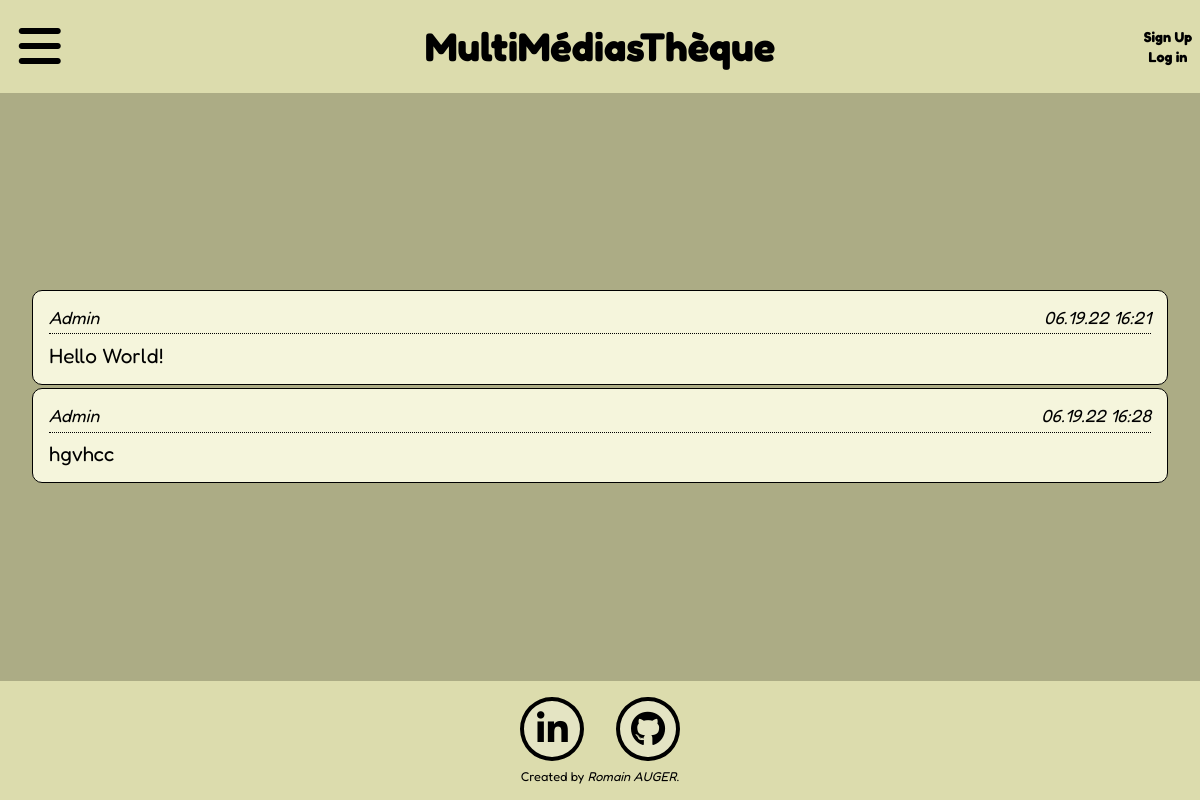
The page /?page=forums_chats&Id=17 on the database as committed earlier.
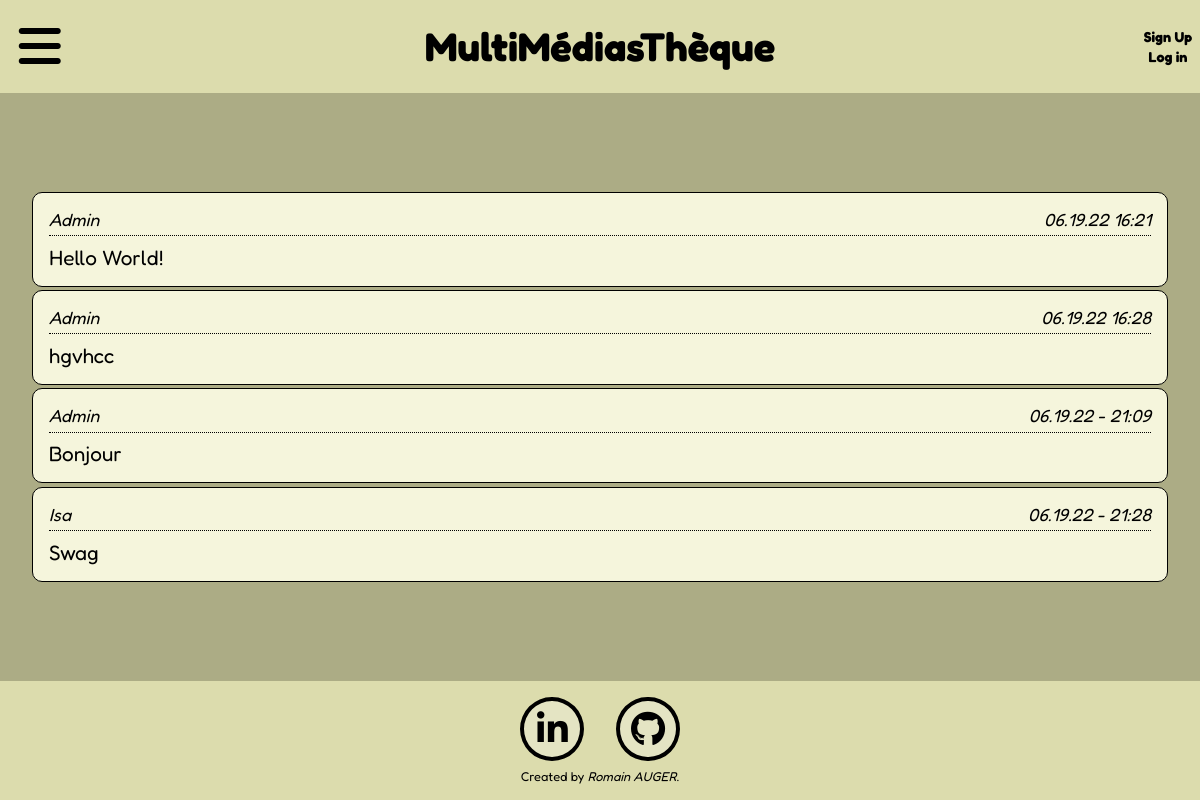
The same page on the database as committed later.
### tables this page shows
CREATE TABLE "Chats" (
	"Id"	INTEGER,
	"Content"	TEXT,
	"Date"	TEXT,
	"Pseudo"	TEXT,
	"Chatroom_id"	TEXT,
	PRIMARY KEY("Id" AUTOINCREMENT)
);

### index.php (called while the page is built, shortened)
<?php
require "Models/Chats.php";
require "Models/ChatsManager.php";
require "Views/layout.php";
?>

### Controls/forums_chats_controller.php (called while the page is built, shortened)
<?php
    $bddPDO = new PDO('sqlite:Private/DataBase/Project_Database.db');    $bddPDO->setAttribute(PDO::ATTR_ERRMODE, PDO::ERRMODE_EXCEPTION);
    $Post_manager = new ChatsManager($bddPDO);
    require "Views/forums_chats.php";
?>

### Models/ChatsManager.php (called while the page is built, shortened)
<?php
class ChatsManager{
    private $bddPDO;
    public function __construct(PDO $bddPDO){
        $this->bddPDO = $bddPDO;
    }
    public function selectChatroomsId($Chatroom_id){
        $query = $this->bddPDO->prepare("SELECT * FROM Chats WHERE Chatroom_id=:Chatroom_id ");
        $query -> bindValue(":Chatroom_id", $Chatroom_id);
        $query-> execute();
        $query->setFetchMode(PDO::FETCH_CLASS  | PDO::FETCH_PROPS_LATE, "Chats" );
        $postChatroom = $query->fetchAll();
        return $postChatroom;
    }
}
?>

### Models/Chats.php (called while the page is built, shortened)
<?php
class Chats{
    private $errors = [],
    $Id,
    $Chatroom_id,
    $Content,
    $Date,
    $Pseudo;
    public function getContent(){
        return $this->Content;
    }
    public function getDate(){
        return $this->Date;
    }
    public function getPseudo(){
        return $this->Pseudo;
    }
}
?>

### Views/forums_chats.php (the view, shortened to what this page needs)
<section class="chats">
    <?php foreach ($Post_manager->selectChatroomsId($_GET["Id"]) as $PostManager) : ?>
        <article class="chat">
            <div>
                <p><?= ($PostManager->getPseudo()) ?></p>
                <p><?= ($PostManager->getDate()) ?></p>
            </div>
            <p><?= ($PostManager->getContent()) ?></p>
        </article>
    <?php endforeach ?>
</section>

### Views/layout.php (shortened to what this page needs)
<!DOCTYPE html>
<html lang="en">
<head>
    <link rel="stylesheet" href="Assets/Style/style.css">
    <link rel="stylesheet" href="https://cdnjs.cloudflare.com/ajax/libs/font-awesome/6.1.1/css/all.min.css">
</head>
<body>
    <?php require "Views/Templates/header.php"; ?>
    <main>
        <?php require getRoute(); ?>
    </main>
    <?php require "Views/Templates/footer.php"; ?>
</body>
</html>

### Views/Templates/header.php (shortened to what this page needs)
<header>
    <section class="menu">
        <p class="hamburger"><i class="fa-solid fa-bars"></i></p>
    </section>
    <h1><a href="index.php">MultiMédiasThèque</a></h1>
    <section class="account">
        <?php if (empty($_SESSION)) { ?>
            <a href="?page=register">Sign Up</a>
            <a href="?page=login">Log in</a>
        <?php } ?>
    </section>
</header>

### Views/Templates/footer.php
<footer>
    <section>
        <a href="https://www.linkedin.com/in/romain-auger-239b5a153" target="_blank"><i class="fa-brands fa-linkedin-in linkedin"></i></a>
        <a href="https://github.com/MarkusCrowe" target="_blank"><i class="fa-brands fa-github github"></i></a>
    </section>
    <p>Created by <a href="https://www.whire.me/@AugerRomain" target="_blank">Romain AUGER</a>.</p>
</footer>

### Assets/Style/style.css (style rules this page uses)
:root { --template-background: rgb(220, 220, 173); --template-color: black; --template-border: black; --html-background: rgb(172, 172, 133); --list-color: rgb(68, 68, 68); --title-color: rgb(15, 15, 15); --home-article-color: rgb(228, 228, 195); --home-article-shadow: rgb(100, 100, 87); --article-title: white; --formulaire-title: black; --nav-background: rgb(237, 237, 203); --nav-color: rgb(70, 70, 70); --admin-list: whitesmoke; --admin-text-list: black; --chats: beige; --chats-text: black; --menu-background: beige; --menu-color: black; }
* { margin: 0; padding: 0; font-family: 'Fredoka'; }
html { width: 100%; min-height: 100vh; }
html body { width: 100%; min-height: 100vh; display: flex; flex-direction: column; justify-content: space-between; background-color: var(--html-background); }
body main { position: relative; }
header { background-color: var(--template-background); color: var(--template-color); display: flex; justify-content: center; align-items: center; position: relative; }
header h1 { padding: 1em 0; }
header h1 a { text-decoration: none; font-size: 1.8rem; font-weight: 900; color: var(--template-color); }
header .menu { position: absolute; top: center; left: 3em; }
header .account { position: absolute; top: center; right: 0.5em; display: flex; flex-direction: column; align-items: center; gap: 0.2em; }
header section a { text-decoration: none; color: var(--template-color); font-size: 0.9rem; font-weight: 700; }
header section i { font-size: 2rem; position: absolute; top: -0.5em; right: 0.4em; }
footer { background-color: var(--template-background); display: flex; flex-direction: column; justify-content: space-around; align-items: center; gap: 0.5em; padding: 0.6em 0; }
footer section { display: flex; justify-content: center; gap: 2em; }
footer section i { background-color: var(--home-article-color); color: var(--template-color); font-size: 2.2rem; padding: 0.3em; border: 4px solid var(--template-border); border-radius: 50%; }
footer section .linkedin { padding: 0.3em 0.36em; }
footer p { color: var(--template-color); font-size: 0.8rem; }
footer p a { font-style: italic; text-decoration: none; color: var(--template-color); }
.chats { padding: 1em; margin: 1em 0.5em; }
.chats .chat { background-color: var(--chats); color: var(--chats-text); padding: 1em; margin: 0.2em 0.5em; border-radius: 10px; border:1px solid var(--template-border) ; }
.chats .chat div { display: flex; justify-content: space-between; padding-bottom: 0.3em; margin-bottom: 0.5em; border-bottom: 1px dotted black; font-size: 0.9rem; font-style: italic; }
@media screen and (min-width: 600px) { header h1 { padding: 0.7em 0; } }
@media screen and (min-width: 600px) { header h1 a { font-size: 2.5rem; } }
@media screen and (min-width: 600px) { header .menu { left: 5em; } }
@media screen and (min-width: 600px) { header .menu i { font-size: 3rem; } }
@media screen and (min-width: 600px) { header section i { font-size: 3rem; } }
@media screen and (min-width: 600px) { footer { padding: 1em 0; } }
@media screen and (min-width: 600px) { .chats .chat div { font-size: 1rem; } }
@media screen and (min-width: 600px) { .chats .chat > p { font-size: 1.2rem; } }
@media screen and (min-width: 1024px) { header h1 { padding: 0.7em 0; } }
@media screen and (min-width: 1024px) { .chats .chat div { font-size: 1.1rem; } }
@media screen and (min-width: 1024px) { .chats .chat > p { font-size: 1.3rem; } }

Rows that differ between the two databases and show on the page:
added chats: Pseudo "Admin", Date "06.19.22 - 21:09", Content "Bonjour"
added chats: Pseudo "Isa", Date "06.19.22 - 21:28", Content "Swag"
